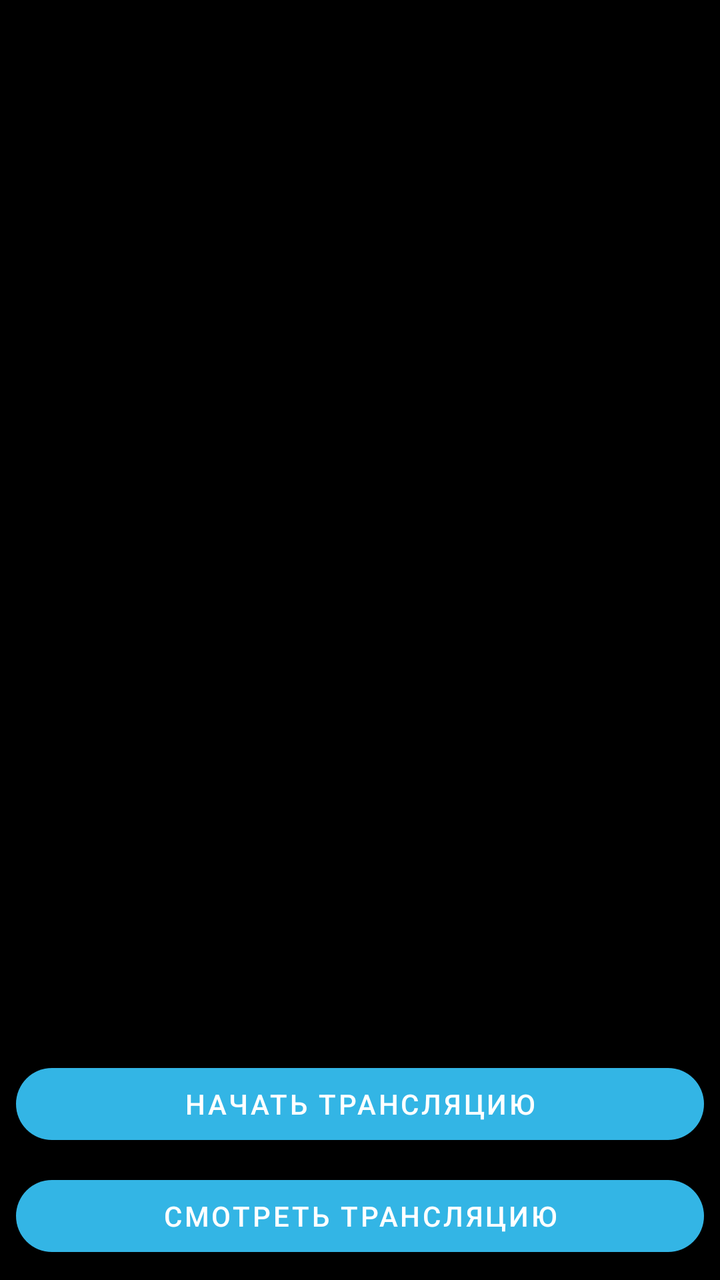
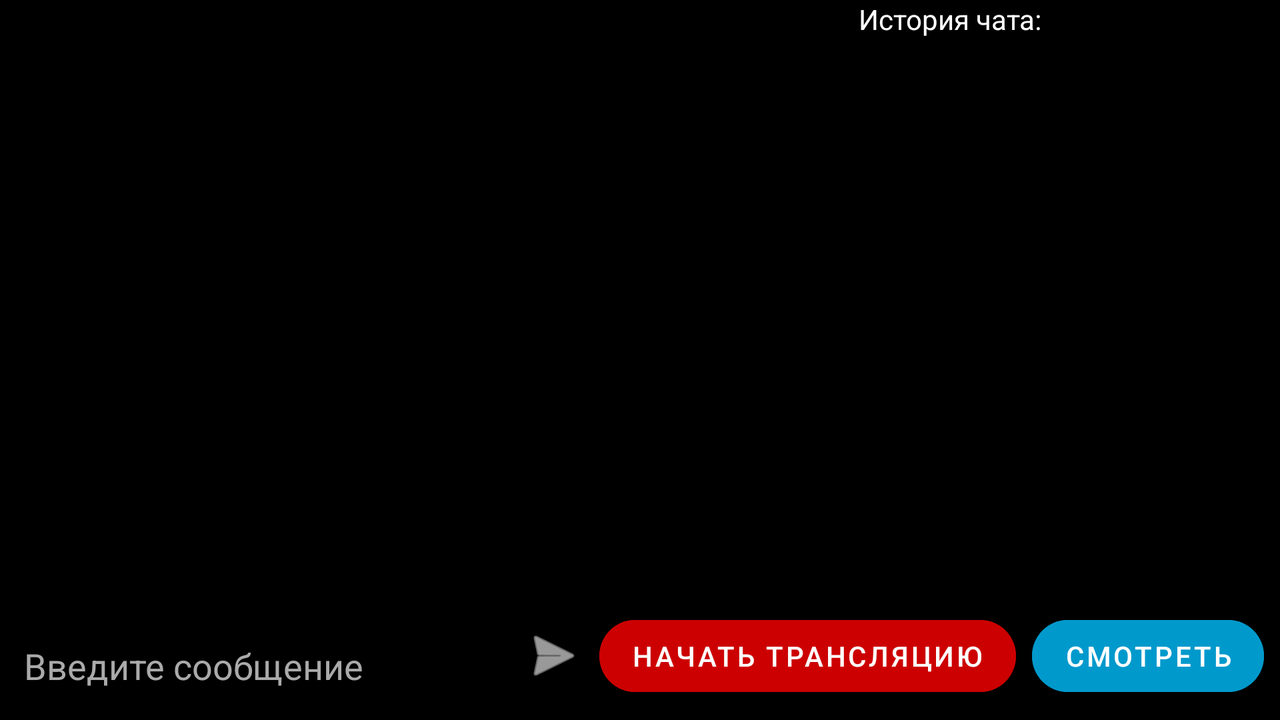

An Android layout and its configuration variant, each rendered on a device that would load it. The default file and the variant file are quoted in full after the pictures.
<!-- AndroidManifest.xml: application theme Theme.MultiMediaExchanger -->
<!-- res/layout/fragment_stream.xml -->
<?xml version="1.0" encoding="utf-8"?>
<androidx.constraintlayout.widget.ConstraintLayout xmlns:android="http://schemas.android.com/apk/res/android"
    xmlns:app="http://schemas.android.com/apk/res-auto"
    xmlns:tools="http://schemas.android.com/tools"
    android:layout_width="match_parent"
    android:layout_height="match_parent"
    tools:context=".ui.stream.StreamFragment">

    <androidx.camera.view.PreviewView
        android:id="@+id/camera_preview_view"
        android:layout_width="0dp"
        android:layout_height="0dp"
        app:layout_constraintTop_toTopOf="parent"
        app:layout_constraintBottom_toTopOf="@+id/start_stream_button"
        app:layout_constraintStart_toStartOf="parent"
        app:layout_constraintEnd_toEndOf="parent"
        android:visibility="gone"/>

    <SurfaceView
        android:id="@+id/decoded_stream_view"
        android:layout_width="0dp"
        android:layout_height="0dp"
        app:layout_constraintTop_toTopOf="parent"
        app:layout_constraintBottom_toTopOf="@+id/start_stream_button"
        app:layout_constraintStart_toStartOf="parent"
        app:layout_constraintEnd_toEndOf="parent"
        android:visibility="gone" />

    <Button
        android:id="@+id/start_stream_button"
        android:layout_width="0dp"
        android:layout_height="wrap_content"
        android:text="Начать трансляцию"
        app:layout_constraintBottom_toTopOf="@+id/watch_stream_button"
        app:layout_constraintStart_toStartOf="parent"
        app:layout_constraintEnd_toEndOf="parent"
        android:layout_margin="8dp"/>

    <Button
        android:id="@+id/watch_stream_button"
        android:layout_width="0dp"
        android:layout_height="wrap_content"
        android:text="Смотреть трансляцию"
        app:layout_constraintBottom_toBottomOf="parent"
        app:layout_constraintStart_toStartOf="parent"
        app:layout_constraintEnd_toEndOf="parent"
        android:layout_margin="8dp"/>

</androidx.constraintlayout.widget.ConstraintLayout>
<!-- resources referenced by this layout -->
<resources>
  <style name="Theme.MultiMediaExchanger" parent="Theme.MaterialComponents.DayNight.DarkActionBar">
          
          <item name="colorPrimary">@color/purple_500</item>
          <item name="colorPrimaryVariant">@color/purple_700</item>
          <item name="colorOnPrimary">@color/white</item>
          
          <item name="colorSecondary">@color/teal_200</item>
          <item name="colorSecondaryVariant">@color/teal_700</item>
          <item name="colorOnSecondary">@color/black</item>
          
          <item name="android:statusBarColor">?attr/colorPrimaryVariant</item>
          
          
          <item name="materialButtonStyle">@style/App.Button.Default</item>
          
          
          <item name="android:windowBackground">@android:color/black</item>
      </style>
  <style name="App.Button.Default" parent="Widget.MaterialComponents.Button">
          <item name="cornerRadius">20dp</item>
          <item name="backgroundTint">@android:color/holo_blue_light</item>
      </style>
</resources>
<!-- res/layout-land/fragment_stream.xml (the repository's variant of the layout above) -->
<!-- drawn on the phone turned sideways -->
<?xml version="1.0" encoding="utf-8"?>
<androidx.constraintlayout.widget.ConstraintLayout xmlns:android="http://schemas.android.com/apk/res/android"
    xmlns:app="http://schemas.android.com/apk/res-auto"
    xmlns:tools="http://schemas.android.com/tools"
    android:layout_width="match_parent"
    android:layout_height="match_parent"
    android:background="@android:color/black"
    tools:context=".ui.stream.StreamFragment">

    
    <Button
        android:id="@+id/watch_stream_button"
        android:layout_width="wrap_content"
        android:layout_height="wrap_content"
        android:layout_marginEnd="8dp"
        android:layout_marginBottom="8dp"
        android:backgroundTint="@android:color/holo_blue_dark"
        android:text="Смотреть"
        app:layout_constraintBottom_toBottomOf="parent"
        app:layout_constraintEnd_toEndOf="parent" />

    <Button
        android:id="@+id/start_stream_button"
        android:layout_width="wrap_content"
        android:layout_height="wrap_content"
        android:layout_marginEnd="8dp"
        android:backgroundTint="@android:color/holo_red_dark"
        android:text="Начать трансляцию"
        app:layout_constraintBottom_toBottomOf="@+id/watch_stream_button"
        app:layout_constraintEnd_toStartOf="@id/watch_stream_button" />

    <Button
        android:id="@+id/send_chat_message_button"
        android:layout_width="47dp"
        android:layout_height="49dp"
        android:layout_marginEnd="8dp"
        android:backgroundTint="@color/black"
        app:icon="@android:drawable/ic_menu_send"
        app:iconTint="@color/white"
        app:layout_constraintBottom_toBottomOf="@+id/start_stream_button"
        app:layout_constraintEnd_toStartOf="@+id/start_stream_button" />

    <EditText
        android:id="@+id/chat_message_input"
        android:layout_width="0dp"
        android:layout_height="wrap_content"
        android:hint="Введите сообщение"
        android:maxLines="3"
        android:textColor="@android:color/white"
        android:textColorHint="@android:color/darker_gray"
        android:layout_marginStart="8dp"
        android:layout_marginEnd="8dp"
        app:layout_constraintBottom_toBottomOf="@+id/send_chat_message_button"
        app:layout_constraintStart_toStartOf="parent"
        app:layout_constraintEnd_toStartOf="@+id/send_chat_message_button" />

    
    <FrameLayout
        android:id="@+id/stream_view_container"
        android:layout_width="0dp"
        android:layout_height="0dp"
        android:layout_marginBottom="8dp"
        android:background="@android:color/black"
        app:layout_constraintTop_toTopOf="parent"
        app:layout_constraintBottom_toTopOf="@+id/watch_stream_button"
        app:layout_constraintStart_toStartOf="parent"
        app:layout_constraintEnd_toStartOf="@+id/chat_scroll_view"
        app:layout_constraintHorizontal_weight="2">

        <SurfaceView
            android:id="@+id/decoded_stream_view"
            android:layout_width="match_parent"
            android:layout_height="match_parent"
            android:visibility="gone" />

        <androidx.camera.view.PreviewView
            android:id="@+id/camera_preview_view"
            android:layout_width="match_parent"
            android:layout_height="match_parent"
            android:visibility="gone" />

    </FrameLayout>

    
    <ScrollView
        android:id="@+id/chat_scroll_view"
        android:layout_width="0dp"
        android:layout_height="0dp"
        android:layout_marginStart="8dp"
        android:layout_marginBottom="8dp"
        app:layout_constraintBottom_toTopOf="@+id/watch_stream_button"
        app:layout_constraintEnd_toEndOf="parent"
        app:layout_constraintStart_toEndOf="@+id/stream_view_container"
        app:layout_constraintTop_toTopOf="parent"
        app:layout_constraintHorizontal_weight="1">

        <TextView
            android:id="@+id/chat_log_textview"
            android:layout_width="match_parent"
            android:layout_height="wrap_content"
            android:text="История чата:\n"
            android:textColor="@android:color/white" />
    </ScrollView>

</androidx.constraintlayout.widget.ConstraintLayout>
